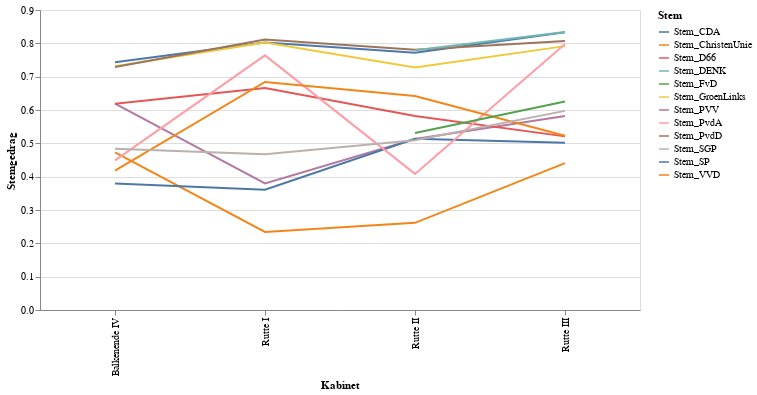

Notebook cell for this chart:
### Markdown cell above
### Van Koorten en de Bie: Welke partij is de 'tegenpartij'?

### Code cell
startjaar = 2020
data = df.groupby(['Kabinet']).mean()[['Stem_'+p for p in get_largest_parties(startjaar,12)]]
data = data.reset_index()
data = data.melt('Kabinet',var_name='Stem', value_name='Stemgedrag')

alt.Chart(data,width=600).mark_line().encode(
    x='Kabinet:N',
    y=alt.Y('Stemgedrag:Q'),
    color='Stem:N',
)

### Figure 1 — Vega-Lite specification as saved in the notebook (floating-point values rounded to 4 significant figures)
{"config": {"view": {"continuousWidth": 400, "continuousHeight": 300}}, "data": {"name": "data-288ff51c28242f2bcdb246d6a37d47fa"}, "mark": "line", "encoding": {"color": {"type": "nominal", "field": "Stem"}, "x": {"type": "nominal", "field": "Kabinet"}, "y": {"type": "quantitative", "field": "Stemgedrag"}}, "width": 600, "$schema": "https://vega.github.io/schema/vega-lite/v4.0.2.json", "datasets": {"data-288ff51c28242f2bcdb246d6a37d47fa": [{"Kabinet": "Balkenende IV", "Stem": "Stem_VVD", "Stemgedrag": 0.4727}, {"Kabinet": "Rutte I", "Stem": "Stem_VVD", "Stemgedrag": 0.2343}, {"Kabinet": "Rutte II", "Stem": "Stem_VVD", "Stemgedrag": 0.2616}, {"Kabinet": "Rutte III", "Stem": "Stem_VVD", "Stemgedrag": 0.4406}, {"Kabinet": "Balkenende IV", "Stem": "Stem_PVV", "Stemgedrag": 0.6193}, {"Kabinet": "Rutte I", "Stem": "Stem_PVV", "Stemgedrag": 0.38}, {"Kabinet": "Rutte II", "Stem": "Stem_PVV", "Stemgedrag": 0.5128}, {"Kabinet": "Rutte III", "Stem": "Stem_PVV", "Stemgedrag": 0.5821}, {"Kabinet": "Balkenende IV", "Stem": "Stem_D66", "Stemgedrag": 0.6185}, {"Kabinet": "Rutte I", "Stem": "Stem_D66", "Stemgedrag": 0.6659}, {"Kabinet": "Rutte II", "Stem": "Stem_D66", "Stemgedrag": 0.5823}, {"Kabinet": "Rutte III", "Stem": "Stem_D66", "Stemgedrag": 0.5209}, {"Kabinet": "Balkenende IV", "Stem": "Stem_CDA", "Stemgedrag": 0.3793}, {"Kabinet": "Rutte I", "Stem": "Stem_CDA", "Stemgedrag": 0.3606}, {"Kabinet": "Rutte II", "Stem": "Stem_CDA", "Stemgedrag": 0.5136}, {"Kabinet": "Rutte III", "Stem": "Stem_CDA", "Stemgedrag": 0.5021}, {"Kabinet": "Balkenende IV", "Stem": "Stem_SP", "Stemgedrag": 0.7434}, {"Kabinet": "Rutte I", "Stem": "Stem_SP", "Stemgedrag": 0.8022}, {"Kabinet": "Rutte II", "Stem": "Stem_SP", "Stemgedrag": 0.7714}, {"Kabinet": "Rutte III", "Stem": "Stem_SP", "Stemgedrag": 0.8334}, {"Kabinet": "Balkenende IV", "Stem": "Stem_GroenLinks", "Stemgedrag": 0.7312}, {"Kabinet": "Rutte I", "Stem": "Stem_GroenLinks", "Stemgedrag": 0.8028}, {"Kabinet": "Rutte II", "Stem": "Stem_GroenLinks", "Stemgedrag": 0.7272}, {"Kabinet": "Rutte III", "Stem": "Stem_GroenLinks", "Stemgedrag": 0.7916}, {"Kabinet": "Balkenende IV", "Stem": "Stem_PvdA", "Stemgedrag": 0.449}, {"Kabinet": "Rutte I", "Stem": "Stem_PvdA", "Stemgedrag": 0.764}, {"Kabinet": "Rutte II", "Stem": "Stem_PvdA", "Stemgedrag": 0.4083}, {"Kabinet": "Rutte III", "Stem": "Stem_PvdA", "Stemgedrag": 0.7982}, {"Kabinet": "Balkenende IV", "Stem": "Stem_ChristenUnie", "Stemgedrag": 0.4179}, {"Kabinet": "Rutte I", "Stem": "Stem_ChristenUnie", "Stemgedrag": 0.6842}, {"Kabinet": "Rutte II", "Stem": "Stem_ChristenUnie", "Stemgedrag": 0.6419}, {"Kabinet": "Rutte III", "Stem": "Stem_ChristenUnie", "Stemgedrag": 0.5229}, {"Kabinet": "Balkenende IV", "Stem": "Stem_PvdD", "Stemgedrag": 0.7292}, {"Kabinet": "Rutte I", "Stem": "Stem_PvdD", "Stemgedrag": 0.8118}, {"Kabinet": "Rutte II", "Stem": "Stem_PvdD", "Stemgedrag": 0.781}, {"Kabinet": "Rutte III", "Stem": "Stem_PvdD", "Stemgedrag": 0.807}, {"Kabinet": "Balkenende IV", "Stem": "Stem_SGP", "Stemgedrag": 0.4835}, {"Kabinet": "Rutte I", "Stem": "Stem_SGP", "Stemgedrag": 0.467}, {"Kabinet": "Rutte II", "Stem": "Stem_SGP", "Stemgedrag": 0.509}, {"Kabinet": "Rutte III", "Stem": "Stem_SGP", "Stemgedrag": 0.5974}, {"Kabinet": "Balkenende IV", "Stem": "Stem_DENK", "Stemgedrag": null}, {"Kabinet": "Rutte I", "Stem": "Stem_DENK", "Stemgedrag": null}, {"Kabinet": "Rutte II", "Stem": "Stem_DENK", "Stemgedrag": 0.7796}, {"Kabinet": "Rutte III", "Stem": "Stem_DENK", "Stemgedrag": 0.8342}, {"Kabinet": "Balkenende IV", "Stem": "Stem_FvD", "Stemgedrag": null}, {"Kabinet": "Rutte I", "Stem": "Stem_FvD", "Stemgedrag": null}, {"Kabinet": "Rutte II", "Stem": "Stem_FvD", "Stemgedrag": 0.5307}, {"Kabinet": "Rutte III", "Stem": "Stem_FvD", "Stemgedrag": 0.6254}]}}
